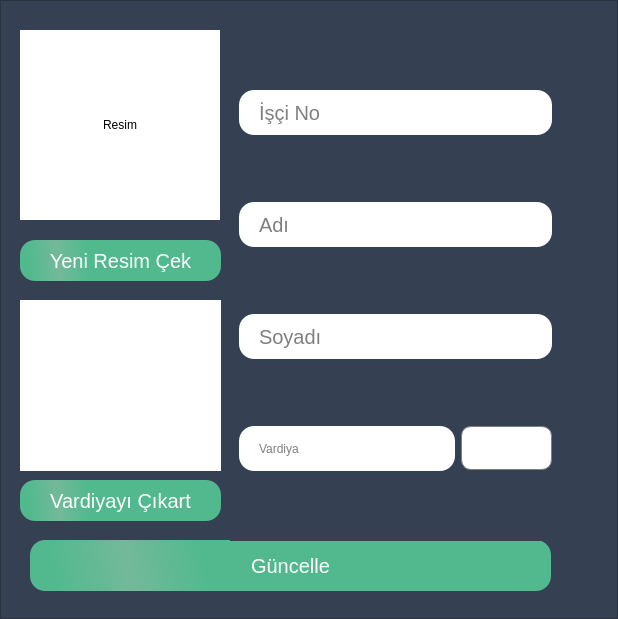
<?xml version="1.0" encoding="UTF-8"?>
<ui version="4.0">
 <class>IsciDuzenleForm</class>
 <widget class="QWidget" name="IsciDuzenleForm">
  <property name="geometry">
   <rect>
    <x>0</x>
    <y>0</y>
    <width>618</width>
    <height>619</height>
   </rect>
  </property>
  <property name="windowTitle">
   <string>Form</string>
  </property>
  <layout class="QGridLayout" name="gridLayout">
   <property name="leftMargin">
    <number>0</number>
   </property>
   <property name="topMargin">
    <number>0</number>
   </property>
   <property name="rightMargin">
    <number>0</number>
   </property>
   <property name="bottomMargin">
    <number>0</number>
   </property>
   <property name="horizontalSpacing">
    <number>0</number>
   </property>
   <item row="0" column="0">
    <widget class="QFrame" name="frame">
     <property name="styleSheet">
      <string notr="true">QFrame{
background: #354152;
}



QLineEdit{
height: 45px;
border-radius:15px;
padding-left: 18px;
font-size: 20px;
background:white;
}
QPushButton{
height:32px;
border-radius: 15px;
	background-color: qlineargradient(spread:reflect, x1:1, y1:0.466409, x2:0.188, y2:0.482727, stop:0.823864 rgba(82, 185, 143, 255), stop:1 rgba(115, 185, 153, 255));
padding: 8px 16px;
color: white;
font-size: 20px;
}
QPushButton:pressed{
color: black;
background: #008bd1
}</string>
     </property>
     <property name="frameShape">
      <enum>QFrame::StyledPanel</enum>
     </property>
     <property name="frameShadow">
      <enum>QFrame::Raised</enum>
     </property>
     <widget class="QPushButton" name="ogrenci_update">
      <property name="geometry">
       <rect>
        <x>30</x>
        <y>540</y>
        <width>521</width>
        <height>51</height>
       </rect>
      </property>
      <property name="text">
       <string>Güncelle</string>
      </property>
     </widget>
     <widget class="QFrame" name="frame_2">
      <property name="geometry">
       <rect>
        <x>230</x>
        <y>20</y>
        <width>331</width>
        <height>521</height>
       </rect>
      </property>
      <property name="styleSheet">
       <string notr="true">QComboBox {
    border: 1px solid gray;
    border-radius: 10px;
    min-width: 6em;
	font-size:16px;
	padding-left:15px;
	height:42px;

}

QComboBox:on {
    border-bottom-left-radius: 0px;
    border-bottom-right-radius: 0px;
}

QComboBox QAbstractItemView {
    border-bottom-right-radius: 10px;
    border-bottom-left-radius: 10px;
    background: white;
    border: 1px solid gray;
    box-shadow: transparent;
}

QComboBox::drop-down {
    border-color: transparent;
}

QFrame{
border:none;
}</string>
      </property>
      <property name="frameShape">
       <enum>QFrame::StyledPanel</enum>
      </property>
      <property name="frameShadow">
       <enum>QFrame::Raised</enum>
      </property>
      <layout class="QGridLayout" name="gridLayout_2">
       <item row="2" column="0" colspan="2">
        <widget class="QLineEdit" name="ogrenci_soyadi">
         <property name="placeholderText">
          <string>Soyadı</string>
         </property>
        </widget>
       </item>
       <item row="0" column="0" colspan="2">
        <widget class="QLineEdit" name="ogrenci_vardiyaNo">
         <property name="enabled">
          <bool>false</bool>
         </property>
         <property name="placeholderText">
          <string>İşçi No</string>
         </property>
        </widget>
       </item>
       <item row="1" column="0" colspan="2">
        <widget class="QLineEdit" name="ogrenci_adi">
         <property name="placeholderText">
          <string>Adı</string>
         </property>
        </widget>
       </item>
       <item row="3" column="1">
        <widget class="QComboBox" name="cmb_Vardiya"/>
       </item>
       <item row="3" column="0">
        <widget class="QLineEdit" name="txt_bolum">
         <property name="enabled">
          <bool>false</bool>
         </property>
         <property name="styleSheet">
          <string notr="true">font-size:12px;</string>
         </property>
         <property name="placeholderText">
          <string>Vardiya</string>
         </property>
        </widget>
       </item>
      </layout>
     </widget>
     <widget class="QFrame" name="frame_3">
      <property name="geometry">
       <rect>
        <x>20</x>
        <y>20</y>
        <width>201</width>
        <height>461</height>
       </rect>
      </property>
      <property name="styleSheet">
       <string notr="true">QFrame{
border:none;
}

QLabel{
	height:200px;
}

QPushButton{
height:42px;
}</string>
      </property>
      <property name="frameShape">
       <enum>QFrame::StyledPanel</enum>
      </property>
      <property name="frameShadow">
       <enum>QFrame::Raised</enum>
      </property>
      <widget class="QPushButton" name="resimYukle">
       <property name="geometry">
        <rect>
         <x>0</x>
         <y>220</y>
         <width>201</width>
         <height>41</height>
        </rect>
       </property>
       <property name="text">
        <string>Yeni Resim Çek</string>
       </property>
      </widget>
      <widget class="QLabel" name="ogrenci_resim">
       <property name="geometry">
        <rect>
         <x>0</x>
         <y>10</y>
         <width>200</width>
         <height>190</height>
        </rect>
       </property>
       <property name="styleSheet">
        <string notr="true">background: white;
</string>
       </property>
       <property name="text">
        <string>Resim</string>
       </property>
       <property name="alignment">
        <set>Qt::AlignCenter</set>
       </property>
      </widget>
      <widget class="QListWidget" name="ogrenci_aldigiDersler">
       <property name="geometry">
        <rect>
         <x>0</x>
         <y>280</y>
         <width>201</width>
         <height>171</height>
        </rect>
       </property>
       <property name="styleSheet">
        <string notr="true">background: white;</string>
       </property>
      </widget>
     </widget>
     <widget class="QPushButton" name="btn_vardiyayCikart">
      <property name="geometry">
       <rect>
        <x>20</x>
        <y>480</y>
        <width>201</width>
        <height>41</height>
       </rect>
      </property>
      <property name="text">
       <string>Vardiyayı Çıkart</string>
      </property>
     </widget>
    </widget>
   </item>
  </layout>
 </widget>
 <resources/>
 <connections/>
</ui>
